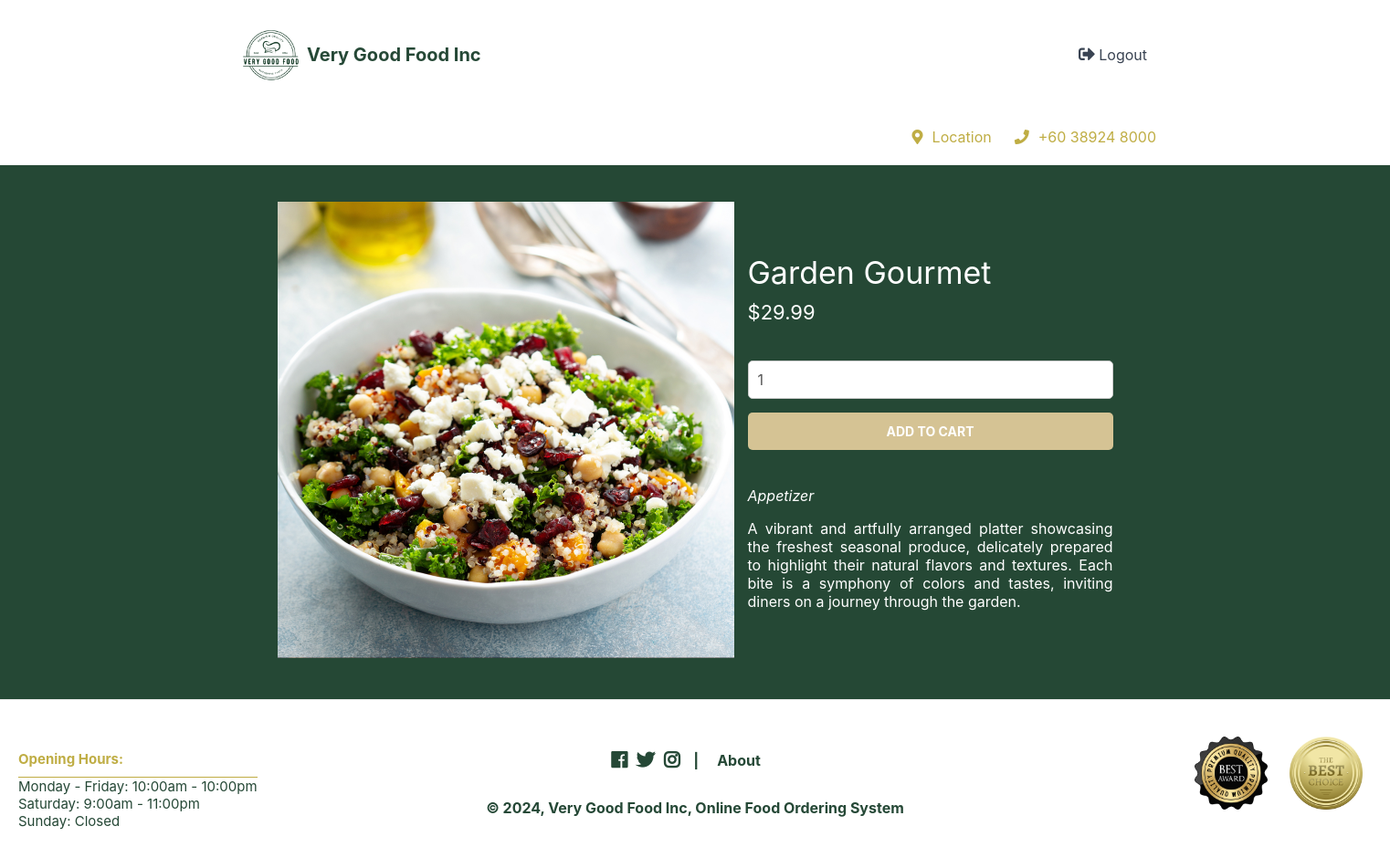
/index.php?page=product&id=4 (signed in), run on an earlier commit of the app's database.
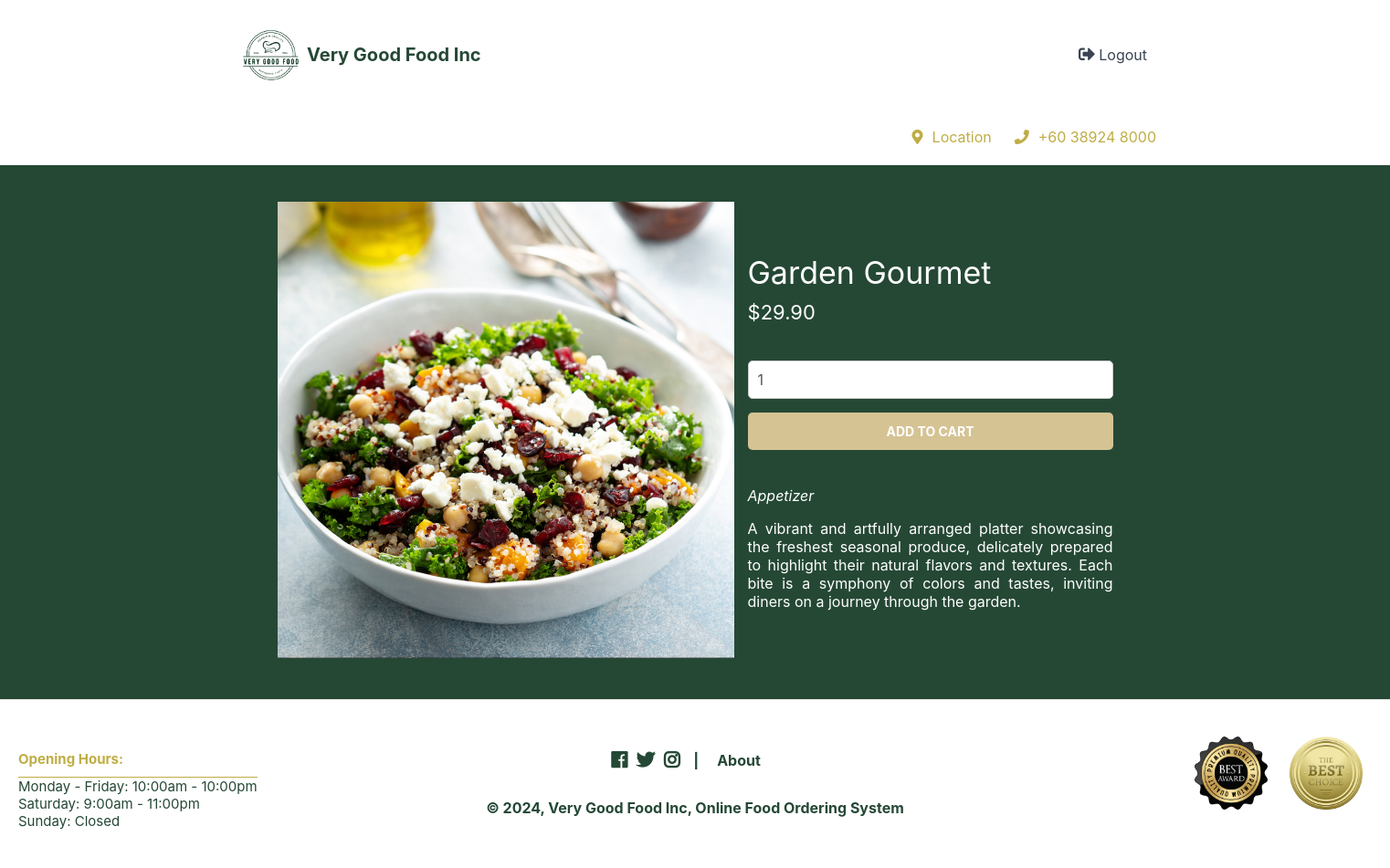
And on a later commit of the database.
### tables this page shows
CREATE TABLE `dishes` (
  `id` int(11) NOT NULL,
  `name` varchar(200) NOT NULL,
  `description` text NOT NULL,
  `price` decimal(7,2) NOT NULL,
  `quantity` int(11) NOT NULL,
  `img` text NOT NULL,
  `category_id` int(11) NOT NULL
);

### product.php (the view, shortened to what this page needs)
<?php
if (isset($_GET['id'])) {
    $stmt = $pdo->prepare('SELECT * FROM dishes WHERE id = ?');
    $stmt->execute([$_GET['id']]);
    $dish = $stmt->fetch(PDO::FETCH_ASSOC);
} else {
    error_page('Dish ID not specified', 'The dish ID is required to display a dish.');
    exit();
}
?>
<?=template_header($dish['name'])?>
<div class="product content-wrapper">
    <img src="imgs/<?=$dish['img']?>" width="500" height="500" alt="<?=$dish['name']?>">
    <div>
        <h1 class="name"><?=$dish['name']?></h1>
        <span class="price">
            &dollar;<?=$dish['price']?>
        </span>
        <form action="index.php?page=cart" method="post">
            <input type="number" name="quantity" value="1" min="1" max="<?=$dish['quantity']?>" placeholder="Quantity" required>
            <input type="submit" value="Add To Cart">
        </form>
        <div class="description">
            <?=$dish['description']?>
        </div>
    </div>
</div>
<?=template_footer()?>

What changed in the data, as far as the page shows it:
changed dishes "Garden Gourmet": price "29.99" → "29.90"
